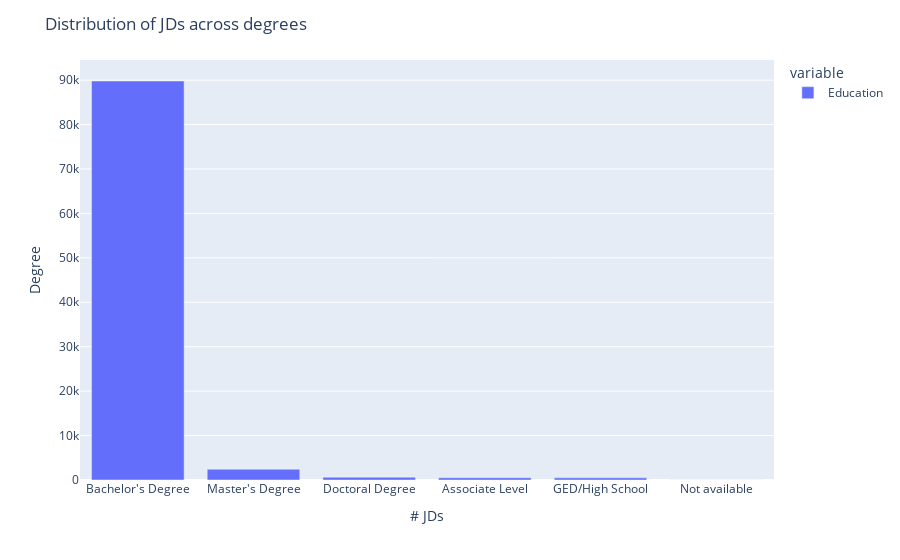

The code cell stored with this chart in its notebook:
### Code cell
fig = px.bar(df.Education.value_counts())
fig.update_layout(xaxis_title="# JDs", 
                yaxis_title="Degree",
                title="Distribution of JDs across degrees"
                )
fig.show()

### Figure 1 — Plotly figure (JSON) as saved in the notebook; plotly's stock layout.template omitted (floating-point values rounded to 4 significant figures)
{"data": [{"alignmentgroup": "True", "hovertemplate": "variable=Education<br>index=%{x}<br>value=%{y}<extra></extra>", "legendgroup": "Education", "marker": {"color": "#636efa", "pattern": {"shape": ""}}, "name": "Education", "offsetgroup": "Education", "orientation": "v", "showlegend": true, "textposition": "auto", "type": "bar", "x": ["Bachelor's Degree", "Master's Degree", "Doctoral Degree", "Associate Level", "GED/High School", "Not available"], "xaxis": "x", "y": [89811, 2425, 625, 503, 482, 13], "yaxis": "y"}], "layout": {"barmode": "relative", "legend": {"title": {"text": "variable"}, "tracegroupgap": 0}, "margin": {"t": 60}, "title": {"text": "Distribution of JDs across degrees"}, "xaxis": {"anchor": "y", "domain": [0, 1], "title": {"text": "# JDs"}}, "yaxis": {"anchor": "x", "domain": [0, 1], "title": {"text": "Degree"}}}}
